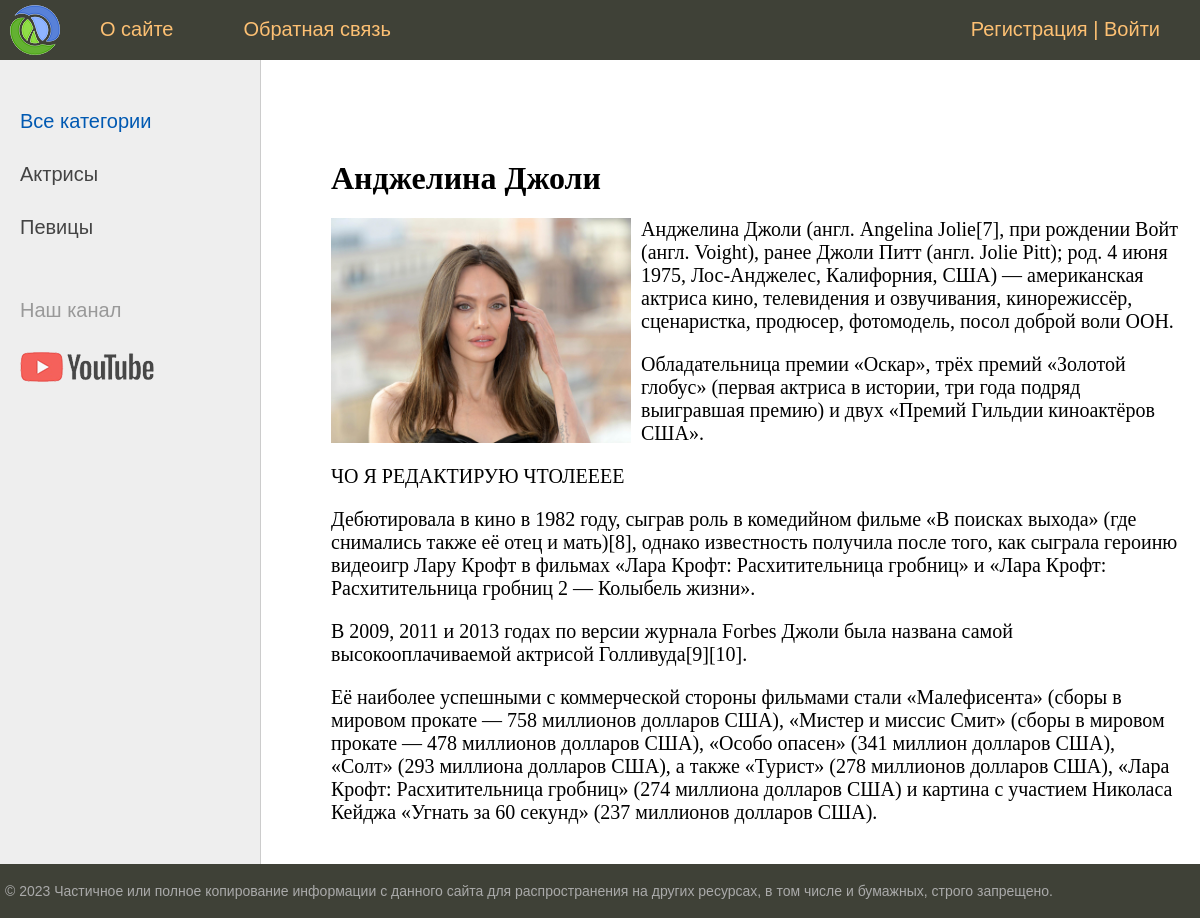
The app's page /post/andzhelina-dzholi/ with its own data.
### women/models.py (models this page shows, shortened)
class Category(models.Model):
    name = models.CharField(max_length=100, db_index=True, verbose_name="Категория")
    slug = models.SlugField(max_length=255, unique=True, db_index=True, verbose_name="URL")
    def get_absolute_url(self):
        return reverse('category', kwargs={'cat_slug': self.slug})
    class Meta:
        verbose_name = "Категории"
        verbose_name_plural = "Категории"
        ordering = ['id', 'name']

class Women(models.Model):
    title = models.CharField(max_length=255, verbose_name="Заголовок")
    slug = models.SlugField(max_length=255, unique=True, db_index=True, verbose_name="URL")
    content = models.TextField(blank=True, verbose_name="Текст статьи")
    photo = models.ImageField(upload_to="photos/%Y/%m/%d/", verbose_name="Фото")
    time_create = models.DateTimeField(auto_now_add=True, verbose_name="Время создания")
    time_update = models.DateTimeField(auto_now=True, verbose_name="Время изменения")
    is_published = models.BooleanField(default=True, verbose_name="Публикация")
    cat = models.ForeignKey('Category', on_delete=models.PROTECT, verbose_name="Категории")
    def __str__(self):
        return self.title
    class Meta:
        verbose_name = "Известные женщины"
        verbose_name_plural = "Известные женщины"
        ordering = ['time_create', 'title']

### women/views.py (the view)
# urls.py: path('post/<slug:post_slug>/', ShowPost.as_view(), name='post'),
class ShowPost(DataMixin, DetailView):
    model = Women
    template_name = 'women/post.html'
    slug_url_kwarg = 'post_slug'
    context_object_name = 'post'
    def get_context_data(self, *, object_list=None, **kwargs):
        context = super().get_context_data(**kwargs)
        c_def = self.get_user_context(title=context["post"])
        return dict(list(context.items()) + list(c_def.items()))

### women/utils.py (called while the page is built)
    def get_user_context(self, **kwargs):
        context = kwargs
        cats = cache.get('cats')
        if not cats:
            cats = Category.objects.annotate(Count('women'))
            cache.set('cats', cats, 60)
        user_menu = menu.copy()
        if not self.request.user.is_authenticated:
            user_menu.pop(1)
        context['menu'] = user_menu
        context['cats'] = cats
        if 'cat_selected' not in context:
            context['cat_selected'] = 0
        return context

### women/templates/women/post.html
{% extends 'women/base.html' %}
{% block content %}
<h1>{{post.title}}</h1>
{% if post.photo %}
<p><img class="img-article-left" src="{{post.photo.url}}"></p>
{% endif %}
{{post.content|linebreaks}}
{% endblock %}

### women/templates/women/base.html (shortened to what this page needs)
{% load static %}
{% load women_tags %}
<!DOCTYPE html>
<html>
<head>
    <link type="text/css" href="{% static 'women/css/styles.css' %}" rel="stylesheet"/>
</head>
<body>
<table class="table-page" border=0 cellpadding="0" cellspacing="0">
    <tr>
        <td valign=top>
            {% block mainmenu %}
            <div class="header">
                <ul id="mainmenu" class="mainmenu">
                    <li class="logo"><a href="{% url 'home' %}">
                        <div class="logo"></div>
                    </a></li>
                    {% for m in menu %}
                    <li><a href="{% url m.url_name %}">{{m.title}}</a></li>
                    {% endfor %}
                    {% if request.user.is_authenticated %}
                    <li class="last"> Добро пожаловать, "{{user.username}}" | <a href="{% url 'logout' %}">Выйти</a></li>
                    {% else %}
                    <li class="last"><a href="{% url 'register' %}">Регистрация</a> | <a
                            href="{% url 'login' %}">Войти</a></li>
                    {% endif %}
                </ul>
            </div>
            {% endblock mainmenu %}
            <table class="table-content" border=0 cellpadding="0" cellspacing="0">
                <tr>
                    <td valign="top" class="left-chapters">
                        <ul id="leftchapters">
                            {% if cat_selected == 0 %}
                            <li class="selected">Все категории</li>
                            {% else %}
                            <li><a href="{% url 'home' %}">Все категории</a></li>
                            {% endif %}
                            {% for c in cats %}
                            {% if c.women__count > 0 %}
                            {% if c.pk == cat_selected %}
                            <li class="selected">{{c.name}}</li>
                            {% else %}
                            <li><a href="{{ c.get_absolute_url }}">{{c.name}}</a></li>
                            {% endif %}
                            {% endif %}
                            {% endfor %}
                            <li class="share">
                                <p>Наш канал</p>
                                <a class="share-yt"
                                   href="https://www.youtube.com/channel/UClJzWfGWuGJL2t-3dYKcHTA/playlists"
                                   target="_blank" rel="nofollow"></a>
                            </li>
                        </ul>
                    </td>
                    <td valign="top" class="content">
                        <div class="content-text">
                            {% block content %}
                            {% endblock %}
                        </div>
                    </td>
                </tr>
            </table>
        </td>
    </tr>
    <tr>
        <td valign=top>
            <div id="footer">
                <p>&copy; 2023 Частичное или полное копирование информации с данного сайта для распространения
                    на других ресурсах, в том числе и бумажных, строго запрещено.</p>
            </div>
        </td>
    </tr>
</table>
</body>
</html>

### women/static/women/css/styles.css (style rules this page uses)
html, body { font-family: 'Arial'; margin: 0; padding: 0; height: 100%; width: 100%; color: #444; }
a { color: #0059b2; text-decoration: none; }
img { max-width: 600px; height: auto; }
img.img-article-left { max-width: 300px; height: auto; float: left; padding: 0 10px 10px 0; }
.table-page { width: 100%; height: 100%; vertical-align: top; }
.table-page tr { height: 100%; }
.header { background: #3F4137; height: 60px; }
.logo { background: url('../images/logo.png') no-repeat 10px 5px; width: 70px; height: 60px; }
ul.mainmenu { list-style: none; margin: 0; padding: 0; height: 60px; color: #fdc073; font-size: 20px; overflow: hidden; }
ul.mainmenu li { float: left; margin: 18px 40px 0 30px; }
ul.mainmenu li.logo { margin: 0; }
ul.mainmenu li.last { float: right; }
ul.mainmenu li a { color: #fdc073; text-decoration: none; }
.table-content { width: 100%; min-height: 100%; height: 100%; }
.left-chapters { margin: 0; background: #eee; border-right: 1px solid #ccc; min-height: 100%; }
.left-chapters ul { width: 230px; min-height: 100%; margin: 0; padding: 20px 10px 10px 20px; list-style: none; font-size: 20px; }
.left-chapters ul li { margin: 30px 0 0 0; color: #999; }
.left-chapters ul li.selected { color: #0059b2; }
.left-chapters ul li a { color: #444; text-decoration: none; }
.left-chapters ul li.share { margin: 60px 0 0 0; }
.left-chapters ul li.share p { margin: 30px 0 30px 0; }
.left-chapters ul li.share a { display: inline-block; width: 40px; height: 40px; margin: 0 20px 0 0; }
.left-chapters ul li.share a.share-yt { width: 100%; height: 30px; background: url('../images/share_yt.png') no-repeat 0 0 }
.content { padding: 40px 20px 20px 40px; width: 100%; box-sizing: border-box; }
.content-text { margin: 60px 0 0 30px; color: #000; font-size: 20px; font-family: Yandex Sans Display Light; }
.content-text h1 { font-size: 32px; }
#footer { box-sizing: border-box; background: #3F4137; padding: 5px; color: #aaa; font-size: 14px; font-family: Verdana, Geneva, Arial, Helvetica; text-align: left; overflow: hidden; }

### records on screen
Category: name "Актрисы"
Category: name "Певицы"
Women: title "Анджелина Джоли", photo (picture), content "Анджелина Джоли (англ. Angelina Jolie[7], при рождении Войт (англ. Voight), ранее Джоли Питт (англ. Jolie Pitt); род. 4 июня 1975, Лос-Анджелес, Калифорния, США) — американская актриса кино, телевидения и озвучивания, кинорежиссёр, сценаристка, продюсер, фотомодель, посол доброй воли ООН. Обладательница премии «Оскар», трёх премий «Золотой глобус» (первая актриса в истории, три года подряд выигравшая премию) и двух «Премий Гильдии киноактёров США». ЧО Я РЕДАКТИРУЮ ЧТОЛЕЕЕЕ Дебютировала в кино в 1982 году, сыграв роль в комедийном фильме «В поисках выхода» (где снимались также её отец и мать)[8], однако известность получила после того, как сыграла героиню видеоигр Лару Крофт в фильмах «Лара…"

### other values on screen
{{ m.title }} "О сайте" "Обратная связь"
